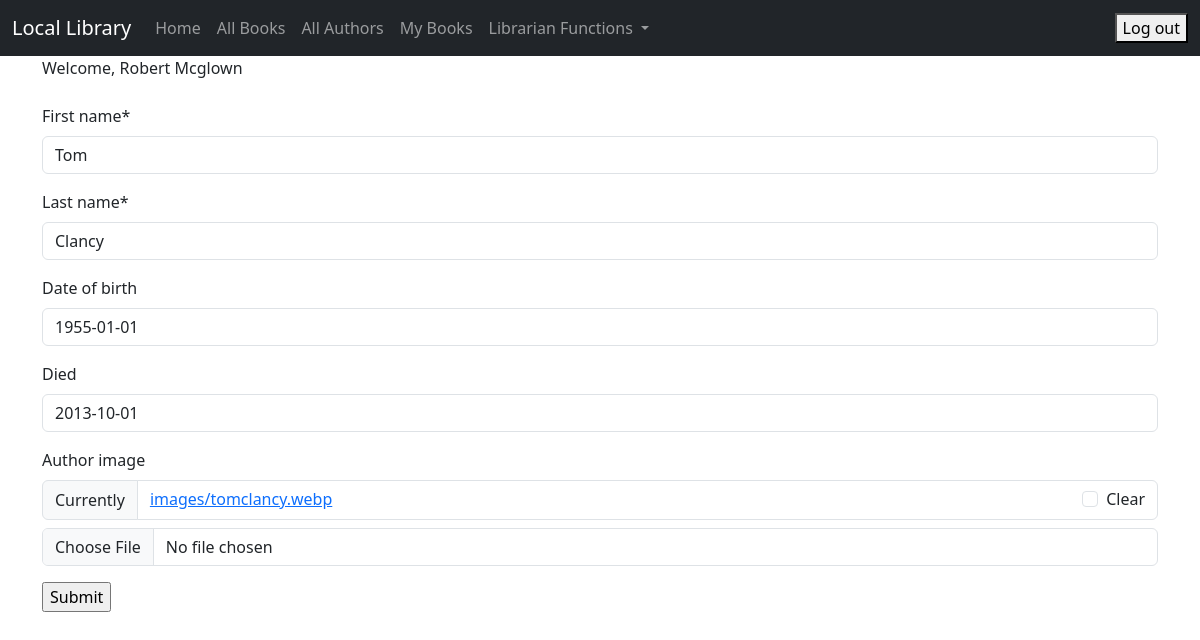
Screenshot of /author/1/update/ (signed in) with the database file from the repository.
### catalog/models.py (models this page shows, shortened)
class Author(models.Model):
    first_name = models.CharField(max_length=100)
    last_name = models.CharField(max_length=100)
    date_of_birth = models.DateField(null=True, blank=True)
    date_of_death = models.DateField('Died', null=True, blank=True)
    author_image = models.ImageField(upload_to='images/', null=True, blank=True)
    class Meta:
        ordering = ['last_name', 'first_name']

### catalog/views.py (the view, shortened to what this page needs)
# urls.py: path('author/<int:pk>/update/', views.AuthorUpdate.as_view(), name='author_update'),
class AuthorUpdate(UpdateView):
    model = Author
    fields = ['first_name', 'last_name', 'date_of_birth', 'date_of_death', 'author_image']

### catalog/templates/catalog/author_form.html (shortened to what this page needs)
{% extends "catalog/base.html" %}
{% load crispy_forms_tags %}
{% load crispy_forms_filters %}
{% block content %}
    {% if perms.catalog.create_author or perms.catalog.edit_author %}
        <form action="" method="POST" enctype="multipart/form-data">
            {{ form|crispy }}
            <input type="submit" value="Submit"/>
        </form>
    {% else %}
        You do not have permission to access this feature
        <a href="{% url 'index' %}">Home</a>
    {% endif %}
{% endblock %}

### catalog/templates/catalog/base.html (shortened to what this page needs)
{% load static %}
<!doctype html>
<html lang="en">
<head>
    <link href="https://cdn.jsdelivr.net/npm/bootstrap@5.3.0-alpha1/dist/css/bootstrap.min.css" rel="stylesheet"
>
<link href="{% static 'css/my_style.css' %}" rel="stylesheet">
</head>
<body>
<nav class="navbar navbar-expand-lg navbar-dark bg-dark">
    <div class="container-fluid">
        <a class="navbar-brand" href="{% url 'index' %}">Local Library</a>
        <div class="collapse navbar-collapse" id="navbarSupportedContent">
            <ul class="navbar-nav me-auto mb-2 mb-lg-0">
                <li class="nav-item">
                    <a class="nav-link" href="{% url 'index' %}">Home</a>
                </li>
                <li class="nav-item">
                    <a class="nav-link" href="{% url 'book_list' %}">All Books</a>
                </li>
                <li class="nav-item">
                    <a class="nav-link" href="{% url 'author_list' %}">All Authors</a>
                </li>
{% if user.is_authenticated %}
    <li><a class="nav-link" href="{% url 'my_books' %}">My Books</a></li>
    {% if user.is_superuser %}
        <li class="nav-item dropdown">
            <a class="nav-link dropdown-toggle" href="#" role="button" data-bs-toggle="dropdown"
               aria-expanded="false">
                Librarian Functions
            </a>
        </li>
    {% endif %}
{% endif %}
            </ul>
        </div>
        <ul class="nav navbar-nav ml-auto">
        {% if user.is_authenticated %}
           <li>
              <form action="{% url 'logout' %}" method="post">
                 <button type="submit">Log out</button>
              </form>
           </li>
        {% else %}
            <li><a class="nav-link" href="{% url 'login' %}"><span class="glyphicon glyphicon-log-in"></span>Login</a>
            </li>
            <li><a class="nav-link" href="{% url 'register' %}"><span class="glyphicon glyphicon-log-in"></span>Sign Up</a>
        </li>
        {% endif %}
    </ul>
    </div>
</nav>
<div class="container">
    {% if user.is_authenticated %}
        Welcome, {{ user.first_name }} {{ user.last_name }}
    {% endif %}
</div>
<div class="container">
    <br/>
    {% block content %}
    {% endblock %}
</div>
</body>
</html>

### rows the page displays
Author: first_name "Tom", last_name "Clancy", date_of_birth "1955-01-01", date_of_death "2013-10-01"

### other values shown
{{ user.first_name }} "Robert"
{{ user.last_name }} "Mcglown"
